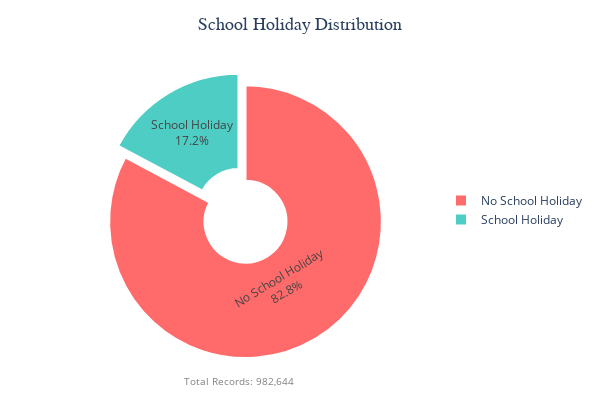

Write notebook code for a chart like this one.
### Markdown cell above
### 3.3 Percentage Distribution per School Holiday

### Code cell
import plotly.graph_objects as go
import pandas as pd

# Get value counts and create labels more efficiently
value_counts = df_features['schoolholiday'].value_counts()
values = value_counts.values
labels = ['School Holiday' if x == 1 else 'No School Holiday' for x in value_counts.index]

# Create pie chart with improved styling
fig = go.Figure(data=go.Pie(
    values=values,
    labels=labels,
    pull=[0.1, 0],  # Explode first slice
    hole=0.3,  # Creates a donut chart for better readability
    textinfo='label+percent',
    textposition='auto',
    marker=dict(
        colors=['#FF6B6B', '#4ECDC4'],  # Custom colors
        line=dict(color='#FFFFFF', width=2)
    )
))

# Enhanced layout with better formatting
fig.update_layout(
    title={
        'text': 'School Holiday Distribution',
        'x': 0.5,  # Center the title
        'xanchor': 'center',
        'font': {'size': 18, 'family': 'Arial, sans-serif'}
    },
    font=dict(size=12),
    showlegend=True,
    legend=dict(
        orientation="v",
        yanchor="middle",
        y=0.5,
        xanchor="left",
        x=1.01
    ),
    margin=dict(t=60, b=40, l=40, r=120),
    width=600,
    height=400
)

# Add annotations for better context
total_records = len(df_features)
fig.add_annotation(
    text=f"Total Records: {total_records:,}",
    xref="paper", yref="paper",
    x=0.5, y=-0.1,
    showarrow=False,
    font=dict(size=10, color="gray")
)

fig.show()

### Figure 1 — Plotly figure (JSON) as saved in the notebook; plotly's stock layout.template omitted (floating-point values rounded to 4 significant figures)
{"data": [{"hole": 0.3, "labels": ["No School Holiday", "School Holiday"], "marker": {"colors": ["#FF6B6B", "#4ECDC4"], "line": {"color": "#FFFFFF", "width": 2}}, "pull": [0.1, 0], "textinfo": "label+percent", "textposition": "auto", "type": "pie", "values": [813700, 168944]}], "layout": {"annotations": [{"font": {"color": "gray", "size": 10}, "showarrow": false, "text": "Total Records: 982,644", "x": 0.5, "xref": "paper", "y": -0.1, "yref": "paper"}], "font": {"size": 12}, "height": 400, "legend": {"orientation": "v", "x": 1.01, "xanchor": "left", "y": 0.5, "yanchor": "middle"}, "margin": {"b": 40, "l": 40, "r": 120, "t": 60}, "showlegend": true, "title": {"font": {"family": "Arial, sans-serif", "size": 18}, "text": "School Holiday Distribution", "x": 0.5, "xanchor": "center"}, "width": 600}}
